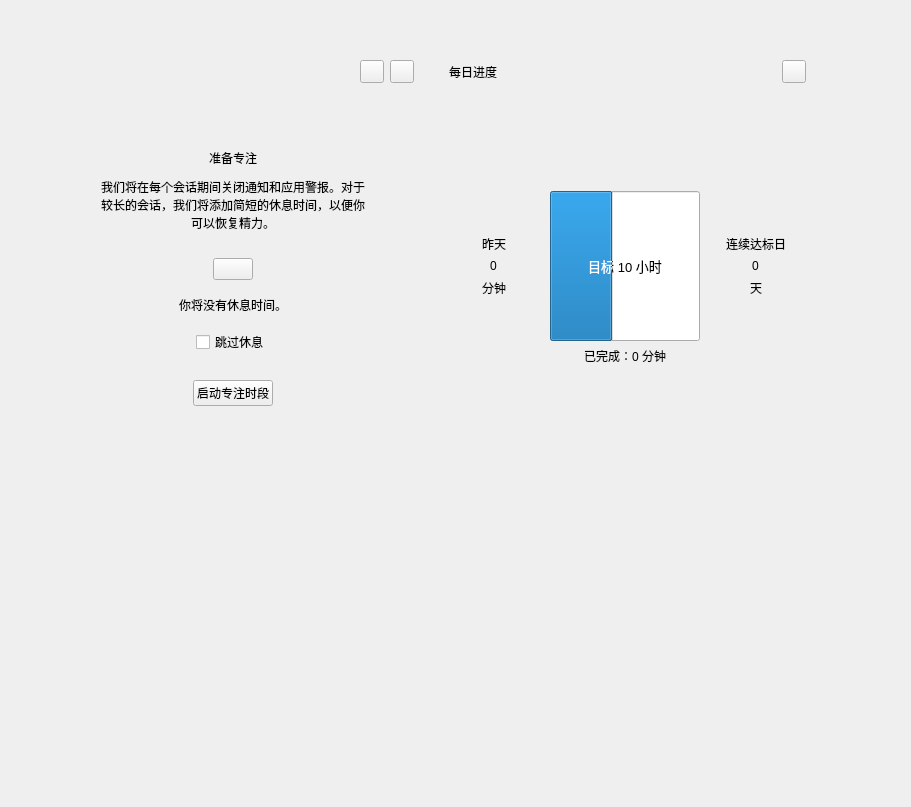
<?xml version="1.0" encoding="UTF-8"?>
<ui version="4.0">
 <class>FocusInterface</class>
 <widget class="QWidget" name="FocusInterface">
  <property name="geometry">
   <rect>
    <x>0</x>
    <y>0</y>
    <width>911</width>
    <height>807</height>
   </rect>
  </property>
  <property name="windowTitle">
   <string>Form</string>
  </property>
  <layout class="QHBoxLayout" name="horizontalLayout_3">
   <item>
    <layout class="QHBoxLayout" name="horizontalLayout">
     <property name="spacing">
      <number>12</number>
     </property>
     <property name="sizeConstraint">
      <enum>QLayout::SetFixedSize</enum>
     </property>
     <property name="leftMargin">
      <number>32</number>
     </property>
     <property name="topMargin">
      <number>40</number>
     </property>
     <property name="rightMargin">
      <number>32</number>
     </property>
     <item alignment="Qt::AlignLeft|Qt::AlignTop">
      <widget class="CardWidget" name="focusCard">
       <property name="minimumSize">
        <size>
         <width>380</width>
         <height>424</height>
        </size>
       </property>
       <property name="maximumSize">
        <size>
         <width>410</width>
         <height>424</height>
        </size>
       </property>
       <property name="styleSheet">
        <string notr="true"/>
       </property>
       <layout class="QVBoxLayout" name="verticalLayout_3">
        <item>
         <layout class="QVBoxLayout" name="verticalLayout">
          <property name="sizeConstraint">
           <enum>QLayout::SetDefaultConstraint</enum>
          </property>
          <item>
           <layout class="QHBoxLayout" name="horizontalLayout_2">
            <item>
             <spacer name="horizontalSpacer">
              <property name="orientation">
               <enum>Qt::Horizontal</enum>
              </property>
              <property name="sizeHint" stdset="0">
               <size>
                <width>40</width>
                <height>20</height>
               </size>
              </property>
             </spacer>
            </item>
            <item>
             <widget class="TransparentToolButton" name="pinButton"/>
            </item>
            <item>
             <widget class="TransparentToolButton" name="moreButton"/>
            </item>
           </layout>
          </item>
          <item>
           <spacer name="verticalSpacer_12">
            <property name="orientation">
             <enum>Qt::Vertical</enum>
            </property>
            <property name="sizeHint" stdset="0">
             <size>
              <width>20</width>
              <height>40</height>
             </size>
            </property>
           </spacer>
          </item>
          <item>
           <widget class="SubtitleLabel" name="prepareFocusLabel">
            <property name="text">
             <string>准备专注</string>
            </property>
            <property name="alignment">
             <set>Qt::AlignCenter</set>
            </property>
           </widget>
          </item>
          <item>
           <spacer name="verticalSpacer_13">
            <property name="orientation">
             <enum>Qt::Vertical</enum>
            </property>
            <property name="sizeType">
             <enum>QSizePolicy::Fixed</enum>
            </property>
            <property name="sizeHint" stdset="0">
             <size>
              <width>20</width>
              <height>5</height>
             </size>
            </property>
           </spacer>
          </item>
          <item>
           <widget class="BodyLabel" name="hintLabel">
            <property name="text">
             <string>我们将在每个会话期间关闭通知和应用警报。对于
较长的会话，我们将添加简短的休息时间，以便你
可以恢复精力。</string>
            </property>
            <property name="alignment">
             <set>Qt::AlignCenter</set>
            </property>
           </widget>
          </item>
          <item>
           <spacer name="verticalSpacer_2">
            <property name="orientation">
             <enum>Qt::Vertical</enum>
            </property>
            <property name="sizeType">
             <enum>QSizePolicy::Fixed</enum>
            </property>
            <property name="sizeHint" stdset="0">
             <size>
              <width>20</width>
              <height>20</height>
             </size>
            </property>
           </spacer>
          </item>
          <item alignment="Qt::AlignHCenter">
           <widget class="TimePicker" name="timePicker"/>
          </item>
          <item>
           <spacer name="verticalSpacer_3">
            <property name="orientation">
             <enum>Qt::Vertical</enum>
            </property>
            <property name="sizeType">
             <enum>QSizePolicy::Fixed</enum>
            </property>
            <property name="sizeHint" stdset="0">
             <size>
              <width>20</width>
              <height>10</height>
             </size>
            </property>
           </spacer>
          </item>
          <item alignment="Qt::AlignHCenter">
           <widget class="BodyLabel" name="bottomHintLabel">
            <property name="text">
             <string>你将没有休息时间。</string>
            </property>
            <property name="alignment">
             <set>Qt::AlignCenter</set>
            </property>
           </widget>
          </item>
          <item>
           <spacer name="verticalSpacer_11">
            <property name="orientation">
             <enum>Qt::Vertical</enum>
            </property>
            <property name="sizeType">
             <enum>QSizePolicy::Fixed</enum>
            </property>
            <property name="sizeHint" stdset="0">
             <size>
              <width>20</width>
              <height>10</height>
             </size>
            </property>
           </spacer>
          </item>
          <item alignment="Qt::AlignHCenter">
           <widget class="CheckBox" name="skipRelaxCheckBox">
            <property name="enabled">
             <bool>true</bool>
            </property>
            <property name="text">
             <string>跳过休息</string>
            </property>
           </widget>
          </item>
          <item>
           <spacer name="verticalSpacer_4">
            <property name="orientation">
             <enum>Qt::Vertical</enum>
            </property>
            <property name="sizeType">
             <enum>QSizePolicy::Fixed</enum>
            </property>
            <property name="sizeHint" stdset="0">
             <size>
              <width>20</width>
              <height>20</height>
             </size>
            </property>
           </spacer>
          </item>
          <item alignment="Qt::AlignHCenter">
           <widget class="PrimaryPushButton" name="startFocusButton">
            <property name="text">
             <string>启动专注时段</string>
            </property>
            <property name="autoDefault">
             <bool>true</bool>
            </property>
           </widget>
          </item>
          <item>
           <spacer name="verticalSpacer">
            <property name="orientation">
             <enum>Qt::Vertical</enum>
            </property>
            <property name="sizeHint" stdset="0">
             <size>
              <width>20</width>
              <height>40</height>
             </size>
            </property>
           </spacer>
          </item>
         </layout>
        </item>
       </layout>
      </widget>
     </item>
     <item alignment="Qt::AlignLeft|Qt::AlignTop">
      <widget class="CardWidget" name="progressCard">
       <property name="minimumSize">
        <size>
         <width>380</width>
         <height>424</height>
        </size>
       </property>
       <property name="maximumSize">
        <size>
         <width>410</width>
         <height>424</height>
        </size>
       </property>
       <layout class="QVBoxLayout" name="verticalLayout_4">
        <item>
         <layout class="QVBoxLayout" name="verticalLayout_2">
          <item>
           <layout class="QHBoxLayout" name="horizontalLayout_4">
            <property name="leftMargin">
             <number>5</number>
            </property>
            <item>
             <widget class="StrongBodyLabel" name="dailyProgressLabel">
              <property name="text">
               <string>每日进度</string>
              </property>
             </widget>
            </item>
            <item alignment="Qt::AlignRight">
             <widget class="TransparentToolButton" name="editButton"/>
            </item>
           </layout>
          </item>
          <item>
           <spacer name="verticalSpacer_8">
            <property name="orientation">
             <enum>Qt::Vertical</enum>
            </property>
            <property name="sizeHint" stdset="0">
             <size>
              <width>20</width>
              <height>40</height>
             </size>
            </property>
           </spacer>
          </item>
          <item>
           <layout class="QHBoxLayout" name="horizontalLayout_5">
            <item>
             <layout class="QVBoxLayout" name="verticalLayout_5">
              <item>
               <spacer name="verticalSpacer_5">
                <property name="orientation">
                 <enum>Qt::Vertical</enum>
                </property>
                <property name="sizeHint" stdset="0">
                 <size>
                  <width>20</width>
                  <height>40</height>
                 </size>
                </property>
               </spacer>
              </item>
              <item alignment="Qt::AlignHCenter|Qt::AlignVCenter">
               <widget class="BodyLabel" name="yesterdayLabel">
                <property name="text">
                 <string>昨天</string>
                </property>
               </widget>
              </item>
              <item alignment="Qt::AlignHCenter|Qt::AlignVCenter">
               <widget class="LargeTitleLabel" name="yesterdayTimeLabel">
                <property name="text">
                 <string>0</string>
                </property>
               </widget>
              </item>
              <item alignment="Qt::AlignHCenter|Qt::AlignVCenter">
               <widget class="BodyLabel" name="minuteLabel1">
                <property name="text">
                 <string>分钟</string>
                </property>
               </widget>
              </item>
              <item>
               <spacer name="verticalSpacer_6">
                <property name="orientation">
                 <enum>Qt::Vertical</enum>
                </property>
                <property name="sizeHint" stdset="0">
                 <size>
                  <width>20</width>
                  <height>40</height>
                 </size>
                </property>
               </spacer>
              </item>
             </layout>
            </item>
            <item>
             <widget class="ProgressRing" name="progressRing">
              <property name="minimumSize">
               <size>
                <width>150</width>
                <height>150</height>
               </size>
              </property>
              <property name="maximumSize">
               <size>
                <width>150</width>
                <height>150</height>
               </size>
              </property>
              <property name="font">
               <font>
                <family>Microsoft YaHei UI</family>
                <pointsize>10</pointsize>
                <weight>50</weight>
                <bold>false</bold>
               </font>
              </property>
              <property name="maximum">
               <number>24</number>
              </property>
              <property name="value">
               <number>10</number>
              </property>
              <property name="textVisible">
               <bool>true</bool>
              </property>
              <property name="orientation">
               <enum>Qt::Horizontal</enum>
              </property>
              <property name="textDirection">
               <enum>QProgressBar::TopToBottom</enum>
              </property>
              <property name="format">
               <string>目标 %v 小时</string>
              </property>
              <property name="useAni">
               <bool>false</bool>
              </property>
              <property name="val">
               <double>10.000000000000000</double>
              </property>
              <property name="strokeWidth">
               <number>15</number>
              </property>
             </widget>
            </item>
            <item>
             <layout class="QVBoxLayout" name="verticalLayout_6">
              <item>
               <spacer name="verticalSpacer_9">
                <property name="orientation">
                 <enum>Qt::Vertical</enum>
                </property>
                <property name="sizeHint" stdset="0">
                 <size>
                  <width>20</width>
                  <height>40</height>
                 </size>
                </property>
               </spacer>
              </item>
              <item alignment="Qt::AlignHCenter|Qt::AlignVCenter">
               <widget class="BodyLabel" name="continousComplianceDayLabel">
                <property name="text">
                 <string>连续达标日</string>
                </property>
               </widget>
              </item>
              <item alignment="Qt::AlignHCenter">
               <widget class="LargeTitleLabel" name="compianceDayLabel">
                <property name="text">
                 <string>0</string>
                </property>
               </widget>
              </item>
              <item alignment="Qt::AlignHCenter">
               <widget class="BodyLabel" name="dayLabel">
                <property name="text">
                 <string>天</string>
                </property>
               </widget>
              </item>
              <item>
               <spacer name="verticalSpacer_10">
                <property name="orientation">
                 <enum>Qt::Vertical</enum>
                </property>
                <property name="sizeHint" stdset="0">
                 <size>
                  <width>20</width>
                  <height>40</height>
                 </size>
                </property>
               </spacer>
              </item>
             </layout>
            </item>
           </layout>
          </item>
          <item alignment="Qt::AlignHCenter">
           <widget class="BodyLabel" name="finishTimeLabel">
            <property name="text">
             <string>已完成：0 分钟</string>
            </property>
           </widget>
          </item>
          <item>
           <spacer name="verticalSpacer_7">
            <property name="orientation">
             <enum>Qt::Vertical</enum>
            </property>
            <property name="sizeHint" stdset="0">
             <size>
              <width>20</width>
              <height>40</height>
             </size>
            </property>
           </spacer>
          </item>
         </layout>
        </item>
       </layout>
      </widget>
     </item>
     <item>
      <spacer name="horizontalSpacer_2">
       <property name="orientation">
        <enum>Qt::Horizontal</enum>
       </property>
       <property name="sizeHint" stdset="0">
        <size>
         <width>40</width>
         <height>20</height>
        </size>
       </property>
      </spacer>
     </item>
    </layout>
   </item>
  </layout>
 </widget>
 <customwidgets>
  <customwidget>
   <class>CheckBox</class>
   <extends>QCheckBox</extends>
   <header>qfluentwidgets</header>
  </customwidget>
  <customwidget>
   <class>PushButton</class>
   <extends>QPushButton</extends>
   <header>qfluentwidgets</header>
  </customwidget>
  <customwidget>
   <class>PrimaryPushButton</class>
   <extends>PushButton</extends>
   <header>qfluentwidgets</header>
  </customwidget>
  <customwidget>
   <class>ToolButton</class>
   <extends>QToolButton</extends>
   <header>qfluentwidgets</header>
  </customwidget>
  <customwidget>
   <class>TransparentToolButton</class>
   <extends>ToolButton</extends>
   <header>qfluentwidgets</header>
  </customwidget>
  <customwidget>
   <class>CardWidget</class>
   <extends>QFrame</extends>
   <header>qfluentwidgets</header>
   <container>1</container>
  </customwidget>
  <customwidget>
   <class>TimePicker</class>
   <extends>QPushButton</extends>
   <header>qfluentwidgets</header>
  </customwidget>
  <customwidget>
   <class>BodyLabel</class>
   <extends>QLabel</extends>
   <header>qfluentwidgets</header>
  </customwidget>
  <customwidget>
   <class>StrongBodyLabel</class>
   <extends>QLabel</extends>
   <header>qfluentwidgets</header>
  </customwidget>
  <customwidget>
   <class>SubtitleLabel</class>
   <extends>QLabel</extends>
   <header>qfluentwidgets</header>
  </customwidget>
  <customwidget>
   <class>LargeTitleLabel</class>
   <extends>QLabel</extends>
   <header>qfluentwidgets</header>
  </customwidget>
  <customwidget>
   <class>ProgressBar</class>
   <extends>QProgressBar</extends>
   <header>qfluentwidgets</header>
  </customwidget>
  <customwidget>
   <class>ProgressRing</class>
   <extends>ProgressBar</extends>
   <header>qfluentwidgets</header>
  </customwidget>
 </customwidgets>
 <resources/>
 <connections/>
</ui>
